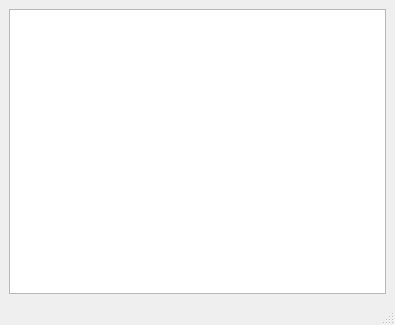
<?xml version="1.0" encoding="UTF-8"?>
<ui version="4.0">
 <class>MainWindow</class>
 <widget class="QMainWindow" name="MainWindow">
  <property name="geometry">
   <rect>
    <x>0</x>
    <y>0</y>
    <width>395</width>
    <height>325</height>
   </rect>
  </property>
  <property name="windowTitle">
   <string>MainWindow</string>
  </property>
  <widget class="QWidget" name="centralwidget">
   <layout class="QGridLayout" name="gridLayout">
    <item row="0" column="0">
     <widget class="QPlainTextEdit" name="plainTextEdit">
      <property name="readOnly">
       <bool>true</bool>
      </property>
     </widget>
    </item>
   </layout>
  </widget>
  <widget class="QMenuBar" name="menubar">
   <property name="geometry">
    <rect>
     <x>0</x>
     <y>0</y>
     <width>395</width>
     <height>22</height>
    </rect>
   </property>
  </widget>
  <widget class="QStatusBar" name="statusbar"/>
 </widget>
 <resources/>
 <connections/>
</ui>
